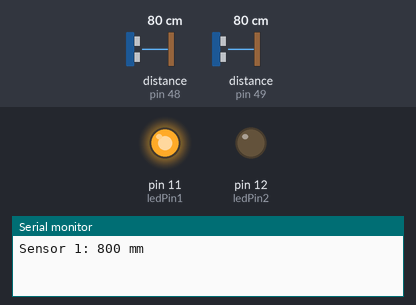
Bench run of a sketch on a simulated Arduino Uno, built with avr-gcc and run on an emulated ATmega328P. Parts: output pins drawn as LEDs (lit = HIGH), the last lines printed to the serial monitor. The test bench sets the inputs (shaded band); at power-on: distance to the obstacle (sensors on pin 48, pin 49) 80 cm.

Above: at 1.0 s.
At 5.0 s:
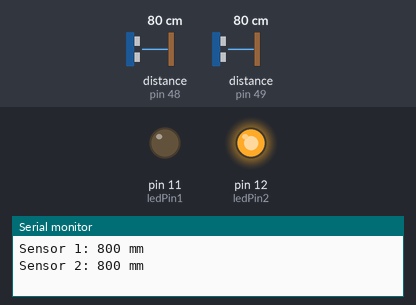
At 7.3 s:
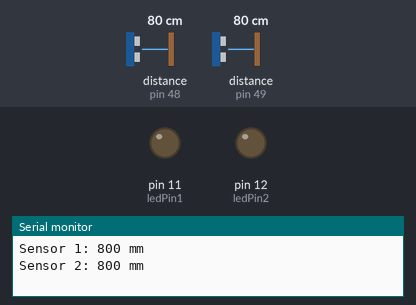
Timing chart, 0 to 11.1 s (numbered marks = the images above):
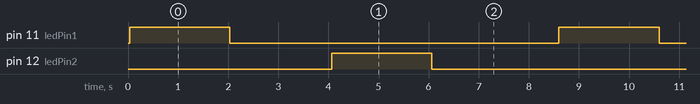

Measured:
- by itself, pin 11 (ledPin1), pin 12 (ledPin2): alternates HIGH for 2.0 s and LOW for 6.6 s
- by itself, everything shown: repeats every 8.6 s, in 4 steps

The sketch:

2_lidar.ino
```cpp
#include <VL53L0X.h>

VL53L0X sensor1;
VL53L0X sensor2;

const int ledPin1 = 11;
const int ledPin2 = 12;

int MinD = 150; // mm
int MaxD = 250; // mm
int ledDelay = 2000;

void setup() {
  Serial.begin(9600);
  Wire.begin();

  // Initialize Sensor 1
  sensor1.init();
  sensor1.setAddress(0x30); // Set address for sensor 1

  // Initialize Sensor 2
  sensor2.init();
  sensor2.setAddress(0x31); // Set address for sensor 2

  pinMode(ledPin1, OUTPUT);
  pinMode(ledPin2, OUTPUT);
}

void loop() {
  // Read distance from sensor 1
  int distance1 = sensor1.readRangeSingleMillimeters();
  Serial.print("Sensor 1: ");
  Serial.print(distance1);
  Serial.println(" mm");

  if (distance1 > MaxD) {
    digitalWrite(ledPin1, HIGH);
    delay(ledDelay);
    digitalWrite(ledPin1, LOW);
    delay(ledDelay);
  }

  // Read distance from sensor 2
  int distance2 = sensor2.readRangeSingleMillimeters();
  Serial.print("Sensor 2: ");
  Serial.print(distance2);
  Serial.println(" mm");

  if (distance2 > MaxD) {
    digitalWrite(ledPin2, HIGH);
    delay(ledDelay);
    digitalWrite(ledPin2, LOW);
    delay(ledDelay);
  }

  delay(500); // Wait 1 second before next loop
}
```
